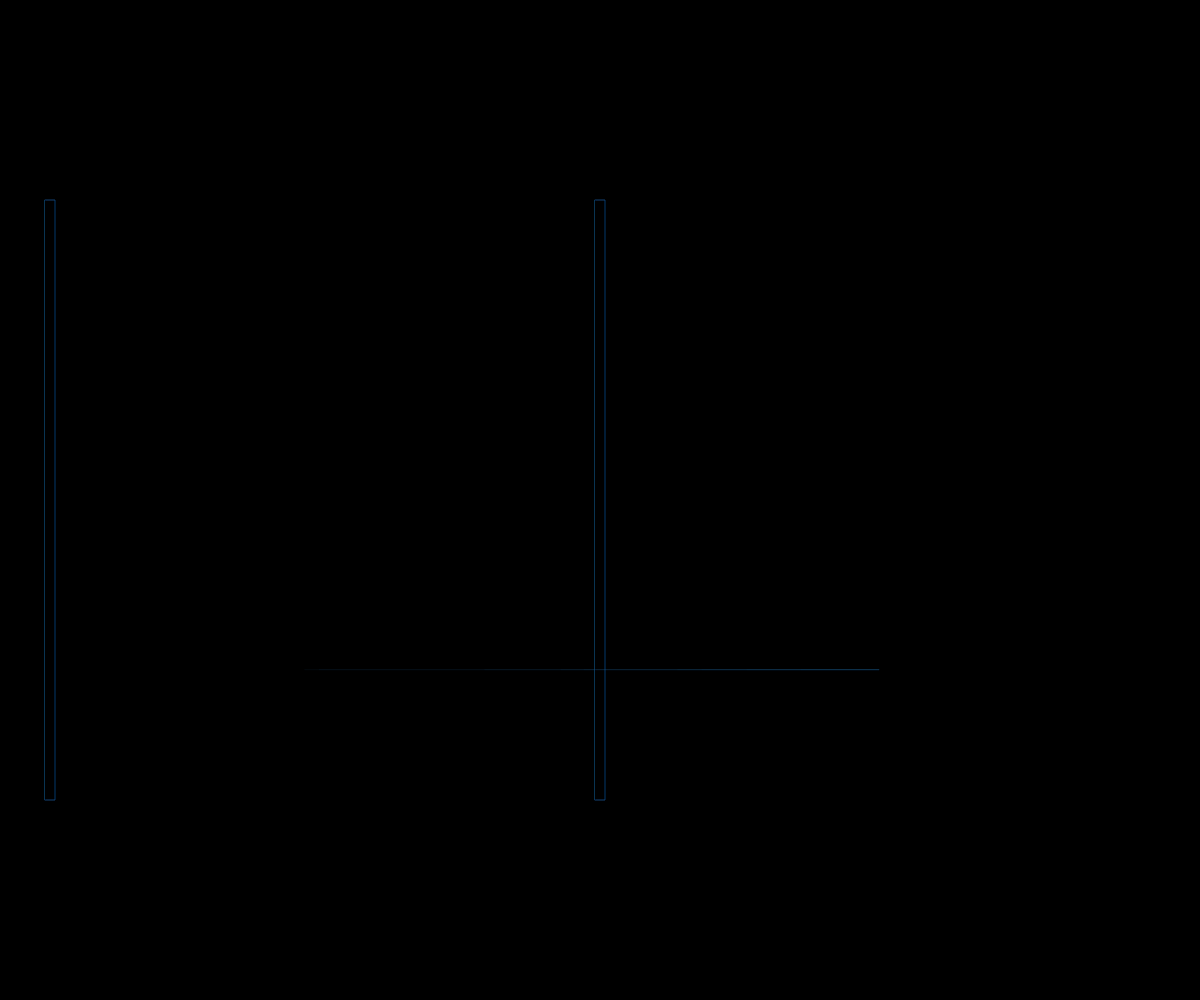
Frame 1 (no input)
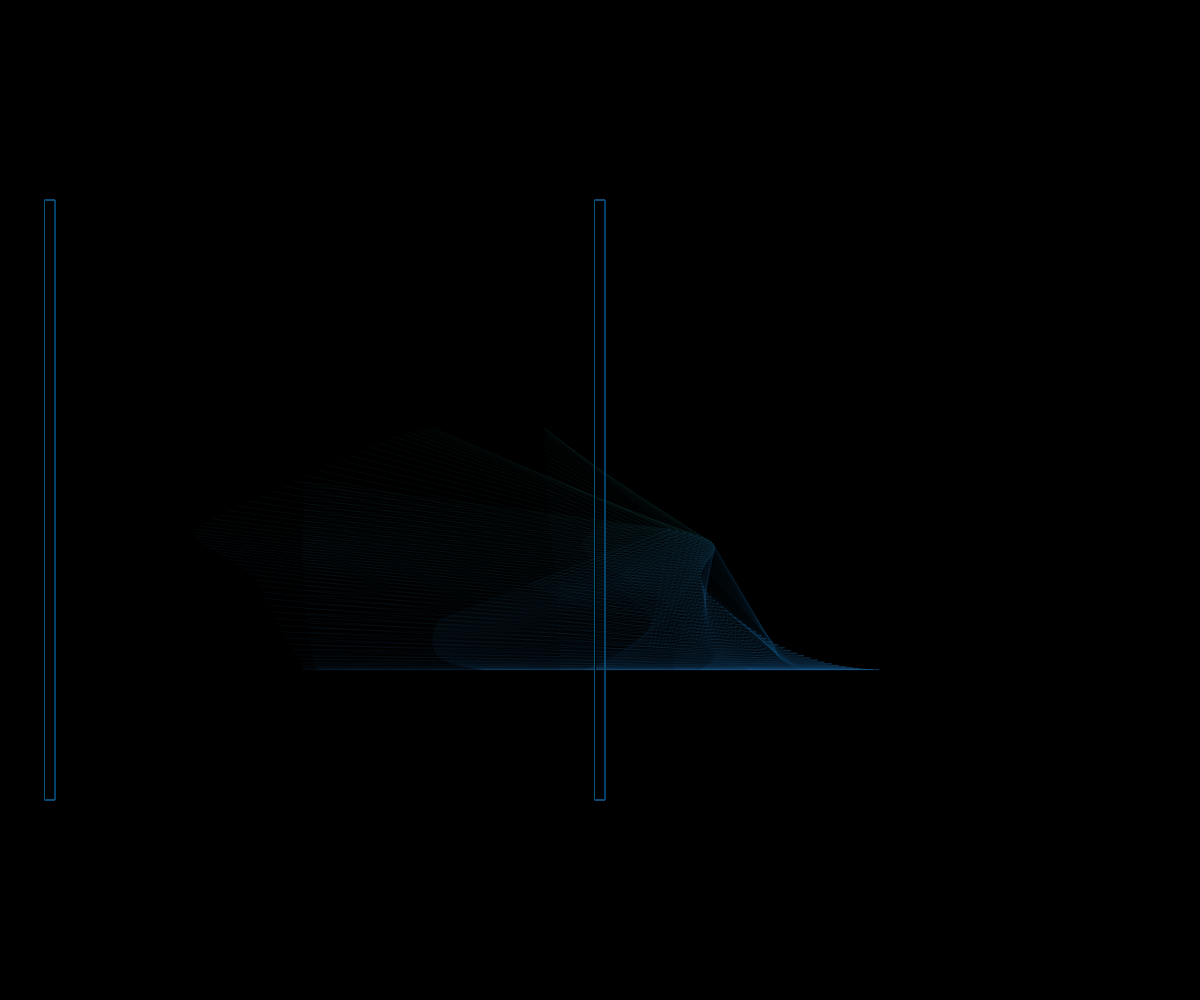
Frame 60 (no input)
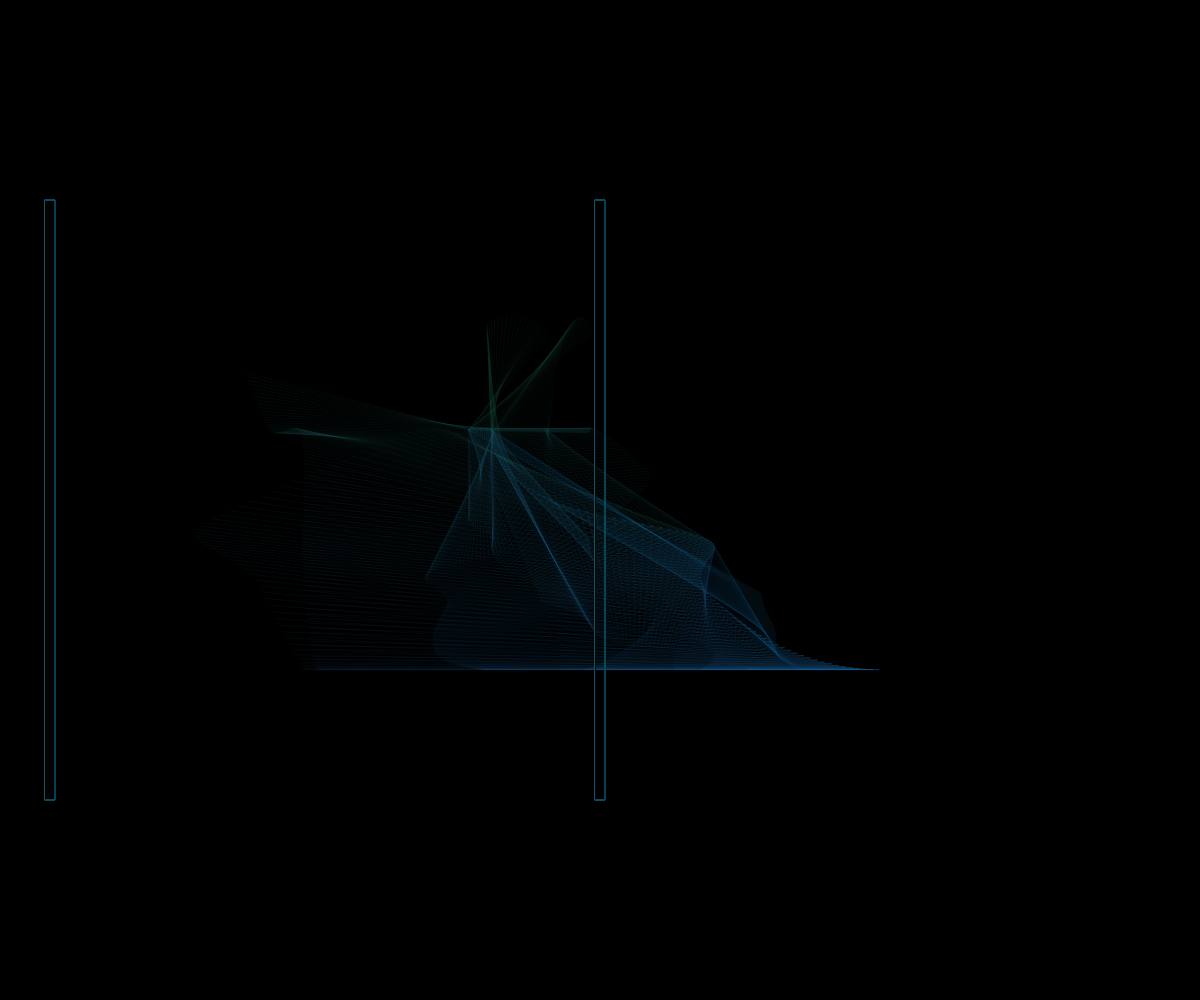
Frame 120 (the mouse pressed at the canvas centre since frame 60)

The p5.js sketch that drew these frames (run headless with seeded random() and noise() and a simulated clock; from frame 60 on, the mouse is pressed at the canvas centre):

// p5.js sketch
// ── sketch.js
var w, h;
var quanti = 10; 
var c = [];
var speedMax = 0.2;

function setup() {
  createCanvas(w = windowWidth, h = windowHeight);
  
  // crea n oggetti di classe Camminatore
  for (var i = 0; i < quanti; i++) {
    c.push(new Camminatore(i));
    background(0);
  }
}

function draw() {
  // per tutti i camminatori chiama i diversi metodi utili 
  for (var i = 0; i < quanti; i++) {
    c[i].move();
    c[i].display();
  }

  if (frameCount % 400 == 0) {
    background(220);
  }
}

// classe
function Camminatore(_id) {

  // costruttore
  this.id = _id;
  this.x = random(w);
  this.y = random(h);
  this.speedX = random(10, speedMax);
  this.speedY = random(10, speedMax);
  this.noiseX = random(30);
  this.noiseY = random(0);
  this.qualeAltro = 0; // la linea dopo

  // metodo move
  this.move = function() {
    this.x = noise(this.noiseX) * w
    this.y = noise(this.noiseY) * h
    this.noiseX += 0.001 * this.speedX;
    this.noiseY += 0.001 * this.speedY;
  }

  // metodo display
  this.display = function() {
    
    strokeWeight(0.1);
    
   stroke(map(this.x, 0, w, 40, 25), map(this.y, 0, h, 100, 100), map(this.y, 0, h, 10, 220));
    line(this.x, this.y, c[this.qualeAltro].x, c[this.qualeAltro].y);
    noFill();
    rectMode(CENTER);
    rect(600, h/2, 10, 600);
    rect(50, h/2, 10, 600);
   
  }
}
